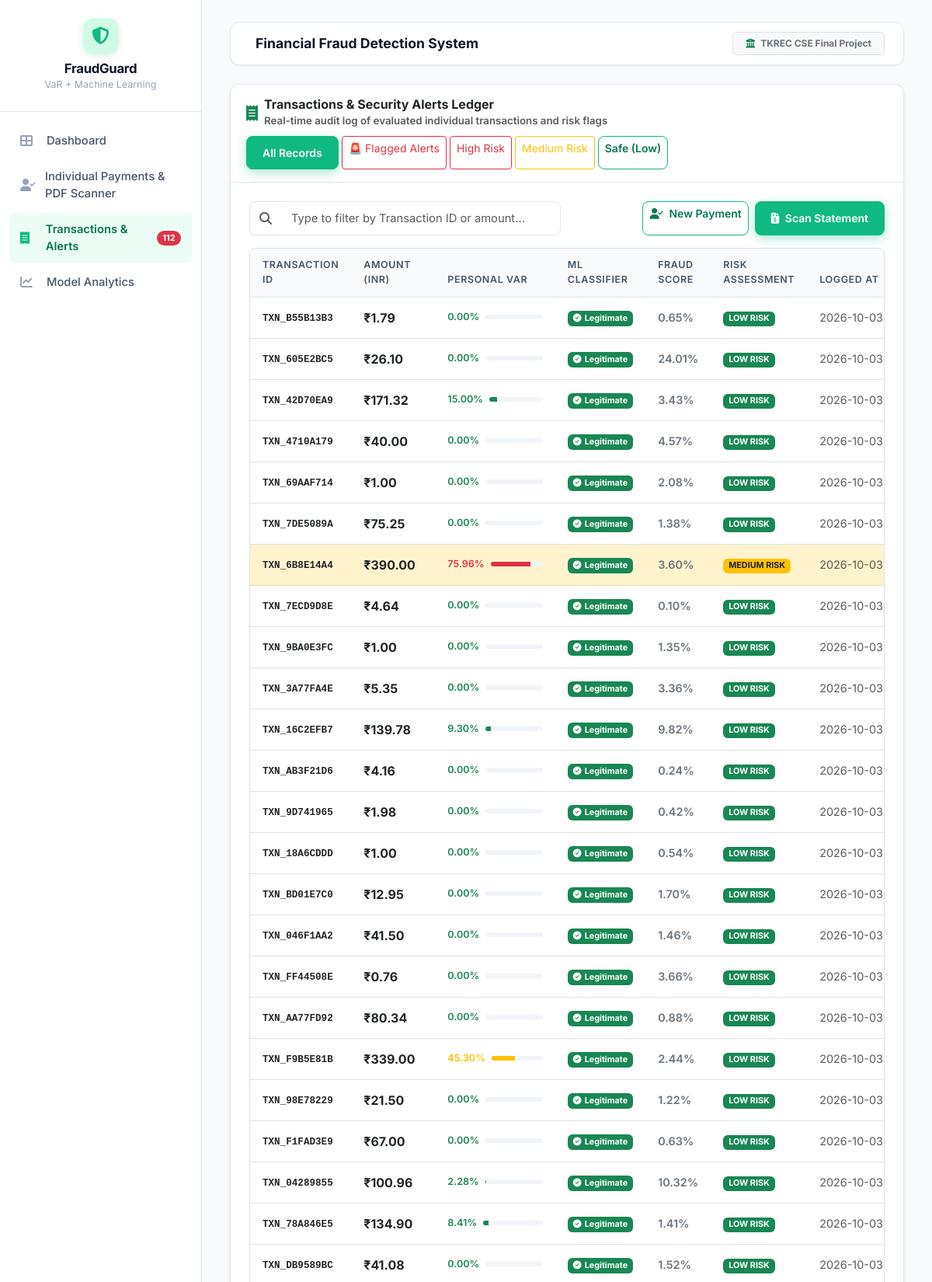
Page /transactions (upper part) on the committed database.
### tables this page shows
CREATE TABLE transactions (
            id INTEGER PRIMARY KEY AUTOINCREMENT,
            transaction_id TEXT UNIQUE,
            amount REAL,
            time_stamp TEXT,
            features TEXT,
            var_risk_score REAL,
            ml_prediction INTEGER,
            fraud_probability REAL,
            risk_level TEXT,
            created_at TIMESTAMP DEFAULT CURRENT_TIMESTAMP
        );

### app.py (the view)
@app.route('/transactions')
def transactions():
    page = int(request.args.get('page', 1))
    risk_level = request.args.get('risk_level', None)
    limit = 50
    offset = (page - 1) * limit
    try:
        with DBManager() as db:
            txs = db.get_transactions(limit=limit, offset=offset, risk_level_filter=risk_level)
            return render_template('transactions.html', transactions=txs, page=page)
    except Exception as e:
        flash(f"Error loading transactions: {str(e)}", "error")
        return render_template('transactions.html', transactions=[], page=page)

### app.py (called while the page is built)
@app.context_processor
def inject_alerts_count():
    try:
        with DBManager() as db:
            alerts = db.get_alerts(unread_only=True)
            return dict(unread_alerts_count=len(alerts))
    except Exception:
        return dict(unread_alerts_count=0)

### database/db_manager.py (called while the page is built)
    def __enter__(self):
        self.conn = sqlite3.connect(self.db_path)
        self.conn.row_factory = sqlite3.Row
        return self

    def __exit__(self, exc_type, exc_val, exc_tb):
        self.close()

    def close(self):
        if hasattr(self, 'conn') and self.conn:
            self.conn.close()

    def get_transactions(self, limit=100, offset=0, risk_level_filter=None):
        query = 'SELECT * FROM transactions'
        params = []
        if risk_level_filter:
            if risk_level_filter == 'ALERTS':
                query += " WHERE risk_level IN ('HIGH', 'MEDIUM')"
            else:
                query += ' WHERE risk_level = ?'
                params.append(risk_level_filter)
        query += ' ORDER BY created_at DESC LIMIT ? OFFSET ?'
        params.extend([limit, offset])
        cursor = self.conn.cursor()
        cursor.execute(query, params)
        return [dict(row) for row in cursor.fetchall()]

    def get_alerts(self, unread_only=False, limit=None):
        query = 'SELECT * FROM alerts'
        params = []
        if unread_only:
            query += ' WHERE is_read = 0'
        query += ' ORDER BY created_at DESC'
        if limit:
            query += ' LIMIT ?'
            params.append(limit)
        cursor = self.conn.cursor()
        cursor.execute(query, params)
        return [dict(row) for row in cursor.fetchall()]

### templates/transactions.html (shortened to what this page needs)
{% extends "base.html" %}
{% block content %}
<div class="card shadow-sm mb-4">
    <div class="card-header bg-white py-3 d-flex flex-wrap justify-content-between align-items-center gap-2">
        <div class="d-flex align-items-center">
            <i class="fas fa-receipt text-success me-2 fs-5"></i>
            <div>
                <h6 class="fw-bold mb-0 text-dark">Transactions & Security Alerts Ledger</h6>
                <small class="text-muted">Real-time audit log of evaluated individual transactions and risk flags</small>
            </div>
        </div>
        <div class="d-flex flex-wrap gap-1">
            <a href="{{ url_for('transactions') }}"
               class="btn btn-sm {{ 'btn-green' if not request.args.get('risk_level') else 'btn-outline-secondary' }}">
                All Records
            </a>
            <a href="{{ url_for('transactions', risk_level='ALERTS') }}"
               class="btn btn-sm {{ 'btn-danger' if request.args.get('risk_level') == 'ALERTS' else 'btn-outline-danger' }}">
                🚨 Flagged Alerts
            </a>
            <a href="{{ url_for('transactions', risk_level='HIGH') }}"
               class="btn btn-sm {{ 'btn-danger' if request.args.get('risk_level') == 'HIGH' else 'btn-outline-danger' }}">
                High Risk
            </a>
            <a href="{{ url_for('transactions', risk_level='MEDIUM') }}"
               class="btn btn-sm {{ 'btn-warning text-dark' if request.args.get('risk_level') == 'MEDIUM' else 'btn-outline-warning' }}">
                Medium Risk
            </a>
            <a href="{{ url_for('transactions', risk_level='LOW') }}"
               class="btn btn-sm {{ 'btn-green' if request.args.get('risk_level') == 'LOW' else 'btn-outline-green' }}">
                Safe (Low)
            </a>
        </div>
    </div>
    <div class="card-body p-4">
        <div class="row g-3 mb-3">
            <div class="col-md-6">
                <div class="input-group">
                    <span class="input-group-text bg-white text-muted border-end-0"><i class="fas fa-search"></i></span>
                    <input type="text" class="form-control border-start-0" id="searchTx" placeholder="Type to filter by Transaction ID or amount...">
                </div>
            </div>
            <div class="col-md-6 text-md-end d-flex gap-2 justify-content-md-end">
                <a href="{{ url_for('individual_payments') }}" class="btn btn-outline-green btn-sm">
                    <i class="fas fa-user-check me-1"></i> New Payment
                </a>
                <a href="{{ url_for('scan_document') }}" class="btn btn-green btn-sm">
                    <i class="fas fa-file-invoice-dollar me-1"></i> Scan Statement
                </a>
            </div>
        </div>
        <div class="table-responsive border rounded-3">
            <table class="table table-hover align-middle mb-0" id="mainTxTable">
                <thead class="table-light">
                    <tr>
                        <th>Transaction ID</th>
                        <th>Amount (INR)</th>
                        <th>Personal VaR</th>
                        <th>ML Classifier</th>
                        <th>Fraud Score</th>
                        <th>Risk Assessment</th>
                        <th>Logged At</th>
                    </tr>
                </thead>
                <tbody id="txTableBody">
                    {% for tx in transactions %}
                    <tr class="{{ 'table-danger table-opacity-10' if tx.risk_level == 'HIGH' else 'table-warning table-opacity-10' if tx.risk_level == 'MEDIUM' else '' }}">
                        <td>
                            <code class="text-dark fw-bold">{{ tx.transaction_id }}</code>
                        </td>
                        <td class="fw-bold fs-6 {{ 'text-danger' if tx.risk_level == 'HIGH' else 'text-dark' }}">
                            ₹{{ "{:,.2f}".format(tx.amount or 0) }}
                        </td>
                        <td>
                            <div class="d-flex align-items-center gap-2">
                                <span class="small fw-semibold {{ 'text-danger' if (tx.var_risk_score or 0) > 0.7 else 'text-warning' if (tx.var_risk_score or 0) > 0.4 else 'text-success' }}">
                                    {{ "%.2f"|format((tx.var_risk_score or 0) * 100) }}%
                                </span>
                                <div class="progress flex-grow-1" style="height: 6px; width: 60px; background-color: #f1f5f9;">
                                    <div class="progress-bar {{ 'bg-danger' if (tx.var_risk_score or 0) > 0.7 else 'bg-warning' if (tx.var_risk_score or 0) > 0.4 else 'bg-success' }}"
                                         style="width: {{ (tx.var_risk_score or 0) * 100 }}%;"></div>
                                </div>
                            </div>
                        </td>
                        <td>
                            {% if tx.ml_prediction == 1 %}
                                <span class="badge bg-danger"><i class="fas fa-times-circle me-1"></i>Fraudulent</span>
                            {% else %}
                                <span class="badge bg-success"><i class="fas fa-check-circle me-1"></i>Legitimate</span>
                            {% endif %}
                        </td>
                        <td>
                            <span class="fw-semibold {{ 'text-danger' if (tx.fraud_probability or 0) > 0.5 else 'text-secondary' }}">
                                {{ "%.2f"|format((tx.fraud_probability or 0) * 100) }}%
                            </span>
                        </td>
                        <td>
                            {% if tx.risk_level == 'HIGH' %}
                                <span class="badge bg-danger">HIGH RISK</span>
                            {% elif tx.risk_level == 'MEDIUM' %}
                                <span class="badge bg-warning text-dark">MEDIUM RISK</span>
                            {% else %}
                                <span class="badge bg-success">LOW RISK</span>
                            {% endif %}
                        </td>
                        <td class="text-muted small text-nowrap">{{ tx.created_at }}</td>
                    </tr>
                    {% endfor %}
                </tbody>
            </table>
        </div>
    </div>
</div>
{% endblock %}

### static/css/style.css (style rules this page uses)
:root { --bg-main: #f8fafc; --bg-card: #ffffff; --bg-card-hover: #f1f5f9; --sidebar-bg: #ffffff; --sidebar-active-bg: #ecfdf5; --text-primary: #0f172a; --text-secondary: #475569; --text-muted: #94a3b8; --primary-green: #10b981; --primary-green-hover: #059669; --primary-green-dark: #047857; --primary-green-light: #d1fae5; --primary-green-glow: rgba(16, 185, 129, 0.25); --border-color: #e2e8f0; --border-light: #f1f5f9; --shadow-sm: 0 1px 2px 0 rgba(0, 0, 0, 0.05); --shadow-md: 0 4px 6px -1px rgba(0, 0, 0, 0.07), 0 2px 4px -2px rgba(0, 0, 0, 0.05); --shadow-lg: 0 10px 15px -3px rgba(0, 0, 0, 0.08), 0 4px 6px -4px rgba(0, 0, 0, 0.04); --shadow-green: 0 4px 14px 0 rgba(16, 185, 129, 0.35); --badge-high: #ef4444; --badge-high-bg: #fee2e2; --badge-medium: #f59e0b; --badge-medium-bg: #fef3c7; --badge-low: #10b981; --badge-low-bg: #ecfdf5; }
* { box-sizing: border-box; }
body { background-color: var(--bg-main); color: var(--text-primary); font-family: -apple-system, BlinkMacSystemFont, 'Segoe UI', Roboto, 'Helvetica Neue', Arial, sans-serif; margin: 0; padding: 0; overflow-x: hidden; -webkit-font-smoothing: antialiased; }
.card { background-color: var(--bg-card); border: 1px solid var(--border-color); box-shadow: var(--shadow-sm); border-radius: 12px; margin-bottom: 24px; color: var(--text-primary); transition: box-shadow 0.2s ease, transform 0.2s ease; }
.card-header { background-color: #ffffff; border-bottom: 1px solid var(--border-color); font-weight: 600; font-size: 0.95rem; color: var(--text-primary); padding: 16px 20px; border-top-left-radius: 12px !important; border-top-right-radius: 12px !important; }
.card-body { padding: 20px; }
.btn-primary, .btn-green { background-color: var(--primary-green) !important; border-color: var(--primary-green) !important; color: #ffffff !important; font-weight: 600; border-radius: 8px; padding: 10px 20px; box-shadow: var(--shadow-green); transition: all 0.2s ease; }
.btn-outline-green { background-color: transparent; border: 1.5px solid var(--primary-green); color: var(--primary-green-dark); font-weight: 600; border-radius: 8px; transition: all 0.15s ease; }
.table { color: var(--text-primary); margin-bottom: 0; }
.table thead th { background-color: #f8fafc; border-bottom: 1px solid var(--border-color); color: var(--text-secondary); font-size: 0.78rem; text-transform: uppercase; letter-spacing: 0.05em; font-weight: 600; padding: 12px 16px; }
.table td { padding: 14px 16px; border-top: 1px solid var(--border-light); vertical-align: middle; font-size: 0.9rem; }
.form-control, .form-select { background-color: #ffffff; border: 1px solid var(--border-color); color: var(--text-primary); border-radius: 8px; padding: 10px 14px; font-size: 0.92rem; transition: border-color 0.15s, box-shadow 0.15s; }

### templates/base.html (style rules this page uses)
body { font-family: 'Inter', -apple-system, BlinkMacSystemFont, sans-serif; }

### rows in the picture
transactions: transaction_id "TXN_B55B13B3", amount "1.79", (tx.var_risk_scoreor0)*100 "0.00", ml_prediction 0 (drawn), (tx.fraud_probabilityor0)*100 "0.65", risk_level "LOW RISK", created_at "2026-10-03…"
transactions: transaction_id "TXN_605E2BC5", amount "26.10", (tx.var_risk_scoreor0)*100 "0.00", ml_prediction 0 (drawn), (tx.fraud_probabilityor0)*100 "24.01", risk_level "LOW RISK", created_at "2026-10-03…"
transactions: transaction_id "TXN_42D70EA9", amount "171.32", (tx.var_risk_scoreor0)*100 "15.00", ml_prediction 0 (drawn), (tx.fraud_probabilityor0)*100 "3.43", risk_level "LOW RISK", created_at "2026-10-03…"
transactions: transaction_id "TXN_4710A179", amount "40.00", (tx.var_risk_scoreor0)*100 "0.00", ml_prediction 0 (drawn), (tx.fraud_probabilityor0)*100 "4.57", risk_level "LOW RISK", created_at "2026-10-03…"
transactions: transaction_id "TXN_69AAF714", amount "1.00", (tx.var_risk_scoreor0)*100 "0.00", ml_prediction 0 (drawn), (tx.fraud_probabilityor0)*100 "2.08", risk_level "LOW RISK", created_at "2026-10-03…"
transactions: transaction_id "TXN_7DE5089A", amount "75.25", (tx.var_risk_scoreor0)*100 "0.00", ml_prediction 0 (drawn), (tx.fraud_probabilityor0)*100 "1.38", risk_level "LOW RISK", created_at "2026-10-03…"
transactions: transaction_id "TXN_6B8E14A4", amount "390.00", (tx.var_risk_scoreor0)*100 "75.96", ml_prediction 0 (drawn), (tx.fraud_probabilityor0)*100 "3.60", risk_level "MEDIUM RISK", created_at "2026-10-03…"
transactions: transaction_id "TXN_7ECD9D8E", amount "4.64", (tx.var_risk_scoreor0)*100 "0.00", ml_prediction 0 (drawn), (tx.fraud_probabilityor0)*100 "0.10", risk_level "LOW RISK", created_at "2026-10-03…"
transactions: transaction_id "TXN_9BA0E3FC", amount "1.00", (tx.var_risk_scoreor0)*100 "0.00", ml_prediction 0 (drawn), (tx.fraud_probabilityor0)*100 "1.35", risk_level "LOW RISK", created_at "2026-10-03…"
transactions: transaction_id "TXN_3A77FA4E", amount "5.35", (tx.var_risk_scoreor0)*100 "0.00", ml_prediction 0 (drawn), (tx.fraud_probabilityor0)*100 "3.36", risk_level "LOW RISK", created_at "2026-10-03…"
transactions: transaction_id "TXN_16C2EFB7", amount "139.78", (tx.var_risk_scoreor0)*100 "9.30", ml_prediction 0 (drawn), (tx.fraud_probabilityor0)*100 "9.82", risk_level "LOW RISK", created_at "2026-10-03…"
transactions: transaction_id "TXN_AB3F21D6", amount "4.16", (tx.var_risk_scoreor0)*100 "0.00", ml_prediction 0 (drawn), (tx.fraud_probabilityor0)*100 "0.24", risk_level "LOW RISK", created_at "2026-10-03…"
transactions: transaction_id "TXN_9D741965", amount "1.98", (tx.var_risk_scoreor0)*100 "0.00", ml_prediction 0 (drawn), (tx.fraud_probabilityor0)*100 "0.42", risk_level "LOW RISK", created_at "2026-10-03…"
transactions: transaction_id "TXN_18A6CDDD", amount "1.00", (tx.var_risk_scoreor0)*100 "0.00", ml_prediction 0 (drawn), (tx.fraud_probabilityor0)*100 "0.54", risk_level "LOW RISK", created_at "2026-10-03…"
transactions: transaction_id "TXN_BD01E7C0", amount "12.95", (tx.var_risk_scoreor0)*100 "0.00", ml_prediction 0 (drawn), (tx.fraud_probabilityor0)*100 "1.70", risk_level "LOW RISK", created_at "2026-10-03…"
transactions: transaction_id "TXN_046F1AA2", amount "41.50", (tx.var_risk_scoreor0)*100 "0.00", ml_prediction 0 (drawn), (tx.fraud_probabilityor0)*100 "1.46", risk_level "LOW RISK", created_at "2026-10-03…"
transactions: transaction_id "TXN_FF44508E", amount "0.76", (tx.var_risk_scoreor0)*100 "0.00", ml_prediction 0 (drawn), (tx.fraud_probabilityor0)*100 "3.66", risk_level "LOW RISK", created_at "2026-10-03…"
transactions: transaction_id "TXN_AA77FD92", amount "80.34", (tx.var_risk_scoreor0)*100 "0.00", ml_prediction 0 (drawn), (tx.fraud_probabilityor0)*100 "0.88", risk_level "LOW RISK", created_at "2026-10-03…"
transactions: transaction_id "TXN_F9B5E81B", amount "339.00", (tx.var_risk_scoreor0)*100 "45.30", ml_prediction 0 (drawn), (tx.fraud_probabilityor0)*100 "2.44", risk_level "LOW RISK", created_at "2026-10-03…"
transactions: transaction_id "TXN_98E78229", amount "21.50", (tx.var_risk_scoreor0)*100 "0.00", ml_prediction 0 (drawn), (tx.fraud_probabilityor0)*100 "1.22", risk_level "LOW RISK", created_at "2026-10-03…"
transactions: transaction_id "TXN_F1FAD3E9", amount "67.00", (tx.var_risk_scoreor0)*100 "0.00", ml_prediction 0 (drawn), (tx.fraud_probabilityor0)*100 "0.63", risk_level "LOW RISK", created_at "2026-10-03…"
transactions: transaction_id "TXN_04289855", amount "100.96", (tx.var_risk_scoreor0)*100 "2.28", ml_prediction 0 (drawn), (tx.fraud_probabilityor0)*100 "10.32", risk_level "LOW RISK", created_at "2026-10-03…"
transactions: transaction_id "TXN_78A846E5", amount "134.90", (tx.var_risk_scoreor0)*100 "8.41", ml_prediction 0 (drawn), (tx.fraud_probabilityor0)*100 "1.41", risk_level "LOW RISK", created_at "2026-10-03…"
transactions: transaction_id "TXN_DB9589BC", amount "41.08", (tx.var_risk_scoreor0)*100 "0.00", ml_prediction 0 (drawn), (tx.fraud_probabilityor0)*100 "1.52", risk_level "LOW RISK", created_at "2026-10-03…"

### other values in the picture
{{ unread_alerts_count }} "112"
